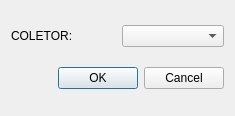
<?xml version="1.0" encoding="UTF-8"?>
<ui version="4.0">
 <class>dlg05PerfilColetor</class>
 <widget class="QDialog" name="dlg05PerfilColetor">
  <property name="windowModality">
   <enum>Qt::NonModal</enum>
  </property>
  <property name="geometry">
   <rect>
    <x>0</x>
    <y>0</y>
    <width>235</width>
    <height>116</height>
   </rect>
  </property>
  <property name="sizePolicy">
   <sizepolicy hsizetype="Maximum" vsizetype="Preferred">
    <horstretch>0</horstretch>
    <verstretch>0</verstretch>
   </sizepolicy>
  </property>
  <property name="minimumSize">
   <size>
    <width>0</width>
    <height>0</height>
   </size>
  </property>
  <property name="maximumSize">
   <size>
    <width>500</width>
    <height>16777215</height>
   </size>
  </property>
  <property name="windowTitle">
   <string>Selecione o Coletor</string>
  </property>
  <property name="locale">
   <locale language="Portuguese" country="Brazil"/>
  </property>
  <layout class="QVBoxLayout" name="verticalLayout">
   <item>
    <layout class="QHBoxLayout" name="horizontalLayout">
     <property name="sizeConstraint">
      <enum>QLayout::SetMinimumSize</enum>
     </property>
     <item>
      <widget class="QLabel" name="label">
       <property name="sizePolicy">
        <sizepolicy hsizetype="Expanding" vsizetype="Preferred">
         <horstretch>1</horstretch>
         <verstretch>0</verstretch>
        </sizepolicy>
       </property>
       <property name="minimumSize">
        <size>
         <width>105</width>
         <height>0</height>
        </size>
       </property>
       <property name="text">
        <string>COLETOR:</string>
       </property>
      </widget>
     </item>
     <item>
      <widget class="QComboBox" name="cmbColetores">
       <property name="sizePolicy">
        <sizepolicy hsizetype="MinimumExpanding" vsizetype="Fixed">
         <horstretch>5</horstretch>
         <verstretch>0</verstretch>
        </sizepolicy>
       </property>
      </widget>
     </item>
    </layout>
   </item>
   <item>
    <widget class="QDialogButtonBox" name="buttonBox">
     <property name="orientation">
      <enum>Qt::Horizontal</enum>
     </property>
     <property name="standardButtons">
      <set>QDialogButtonBox::Cancel|QDialogButtonBox::Ok</set>
     </property>
    </widget>
   </item>
  </layout>
 </widget>
 <resources/>
 <connections>
  <connection>
   <sender>buttonBox</sender>
   <signal>accepted()</signal>
   <receiver>dlg05PerfilColetor</receiver>
   <slot>accept()</slot>
   <hints>
    <hint type="sourcelabel">
     <x>248</x>
     <y>254</y>
    </hint>
    <hint type="destinationlabel">
     <x>157</x>
     <y>274</y>
    </hint>
   </hints>
  </connection>
  <connection>
   <sender>buttonBox</sender>
   <signal>rejected()</signal>
   <receiver>dlg05PerfilColetor</receiver>
   <slot>reject()</slot>
   <hints>
    <hint type="sourcelabel">
     <x>316</x>
     <y>260</y>
    </hint>
    <hint type="destinationlabel">
     <x>286</x>
     <y>274</y>
    </hint>
   </hints>
  </connection>
 </connections>
</ui>
